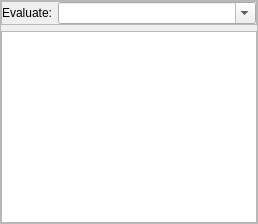
           <widget class="QFrame" name="frmEvaluate">
            <property name="frameShape">
             <enum>QFrame::StyledPanel</enum>
            </property>
            <property name="frameShadow">
             <enum>QFrame::Raised</enum>
            </property>
            <layout class="QVBoxLayout" name="verticalLayout_3">
             <property name="leftMargin">
              <number>0</number>
             </property>
             <property name="topMargin">
              <number>0</number>
             </property>
             <property name="rightMargin">
              <number>0</number>
             </property>
             <property name="bottomMargin">
              <number>0</number>
             </property>
             <item>
              <widget class="QFrame" name="frame_2">
               <property name="frameShape">
                <enum>QFrame::StyledPanel</enum>
               </property>
               <property name="frameShadow">
                <enum>QFrame::Raised</enum>
               </property>
               <layout class="QHBoxLayout" name="horizontalLayout_5">
                <property name="leftMargin">
                 <number>0</number>
                </property>
                <property name="topMargin">
                 <number>0</number>
                </property>
                <property name="rightMargin">
                 <number>0</number>
                </property>
                <property name="bottomMargin">
                 <number>0</number>
                </property>
                <item>
                 <widget class="QLabel" name="lblEvaluate">
                  <property name="text">
                   <string>Evaluate:</string>
                  </property>
                 </widget>
                </item>
                <item>
                 <widget class="QComboBox" name="cbEvaluate">
                  <property name="sizePolicy">
                   <sizepolicy hsizetype="Expanding" vsizetype="Fixed">
                    <horstretch>0</horstretch>
                    <verstretch>0</verstretch>
                   </sizepolicy>
                  </property>
                  <property name="editable">
                   <bool>true</bool>
                  </property>
                  <property name="insertPolicy">
                   <enum>QComboBox::InsertAtTop</enum>
                  </property>
                 </widget>
                </item>
               </layout>
              </widget>
             </item>
             <item>
              <widget class="QPlainTextEdit" name="txtEvalOutput">
               <property name="readOnly">
                <bool>true</bool>
               </property>
              </widget>
             </item>
            </layout>
           </widget>
